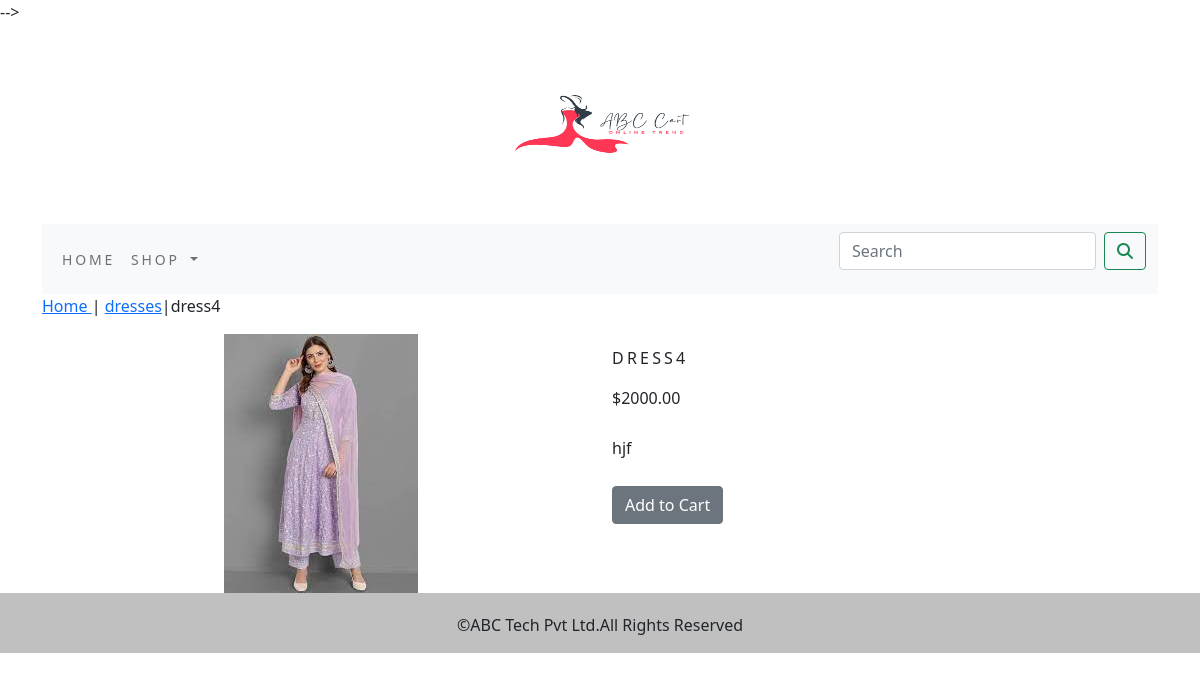
Screenshot of /shop/dresses/dress4/ with the database file from the repository.
### shop/models.py (models this page shows, shortened)
class Product(models.Model):
    name=models.CharField(max_length=250,unique=True)
    slug=models.SlugField(max_length=250,unique=True)
    desc=models.TextField(blank=True)
    price=models.DecimalField(max_digits=10,decimal_places=2)
    category=models.ForeignKey(Category,on_delete=models.CASCADE)
    image=models.ImageField(upload_to='product',blank=True)
    stock=models.IntegerField()
    available=models.BooleanField(default=True)
    created=models.DateTimeField(auto_now_add=True)
    updated=models.DateTimeField(auto_now=True)
    def get_url(self):
        return reverse('shop:proCatDetail',args=[self.category.slug,self.slug])
    class Meta:
        ordering = ('name',)
        verbose_name = 'product'
        verbose_name_plural = 'products'

class Category(models.Model):
    name=models.CharField(max_length=250,unique=True)
    slug=models.SlugField(max_length=250,unique=True)
    desc=models.TextField(blank=True)
    image=models.ImageField(upload_to='category',blank=True)
    class Meta:
        ordering=('name',)
        verbose_name ='category'
        verbose_name_plural='categories'
    def get_url(self):
        return reverse('shop:products_by_category',args=[self.slug])
    def __str__(self):
        return '{}'.format(self.name)

### shop/views.py (the view)
# urls.py: path('<slug:c_slug>/<slug:product_slug>/', views.proDetail, name='proCatDetail'),
def proDetail(request,c_slug,product_slug):
    try:
        product=Product.objects.get(category__slug=c_slug,slug=product_slug)
    except Exception as e:
        raise e
    return render(request,'product.html',{'product':product})

### cart/context_processors.py (called while the page is built)
def counter(request):
    item_count=0
    if 'admin' in request.path:
        return {}
    else:
        try:
            cart=Cart.objects.filter(cart_id=_cart_id(request))
            cart_items=CartItem.objects.filter(cart=cart[:1])
            for cart_item in cart_items:
                item_count += cart_item.quantity
        except Cart.DoesNotExist:
            item_count=0
    return dict(item_count=item_count)

### cart/views.py (called while the page is built)
def _cart_id(request):
    cart=request.session.session_key
    if not cart:
        cart=request.session.create()
    return cart

### shop/context_processors.py (called while the page is built)
def menu_links(request):
    links=Category.objects.all()
    return dict(links=links)

### templates/product.html (shortened to what this page needs)
{% extends 'base.html' %}
{% load static %}
{% block content %}
<div class="row">
    <div class="mx-auto">
        <p> <a href="{% url 'shop:allProdCat' %}"> Home </a> | <a href="{{product.category.get_url}}">{{product.category}}</a>|{{product.name}}</p>
    </div>
</div>
<div class="container">
    <div class="row">
        <div class="col-12 col-sm-12 col-md-12 col-lg-6 text-center">
            <div style="min-width:18rem">
            <a href="{{product.get_url}}"><img src="{{product.image.url}}" alt="{{product.name}}"></a>
                </div>
        </div>
        <div class="col-12 col-sm-12 col-md-12 col-lg-6">
            <div>
            <h1 class="my_prod_title my_prod_text">{{product.name}}</h1>
            <p class="my_prod_text">${{product.price}}</p>
            <p class="text-justify my_prod_text">{{product.desc}}</p>
            {% if product.stock <= 0 %}
                <p class="text-justify my_prod_text"><b>Out of Stock</b></p>
            {% else %}
                <a class="btn btn-secondary" href="{% url 'cart:add_cart' product.id %}">Add to Cart</a>
            {% endif %}
            </div>
        </div>
    </div>
</div>
{% endblock %}

### static/css/custom.css (style rules this page uses)
body { font-family: 'Crimson Text', serif; }
.my_prod_title { font-size:16px; text-transform:uppercase; letter-spacing:.2em; padding-top:15px; padding-bottom:20px; }
.my_prod_text { padding_right:20px; padding-bottom:10px; }

### rows the page displays
Product: category "dresses", name "dress4", image (picture), name "DRESS4", price "2000.00", desc "hjf"
